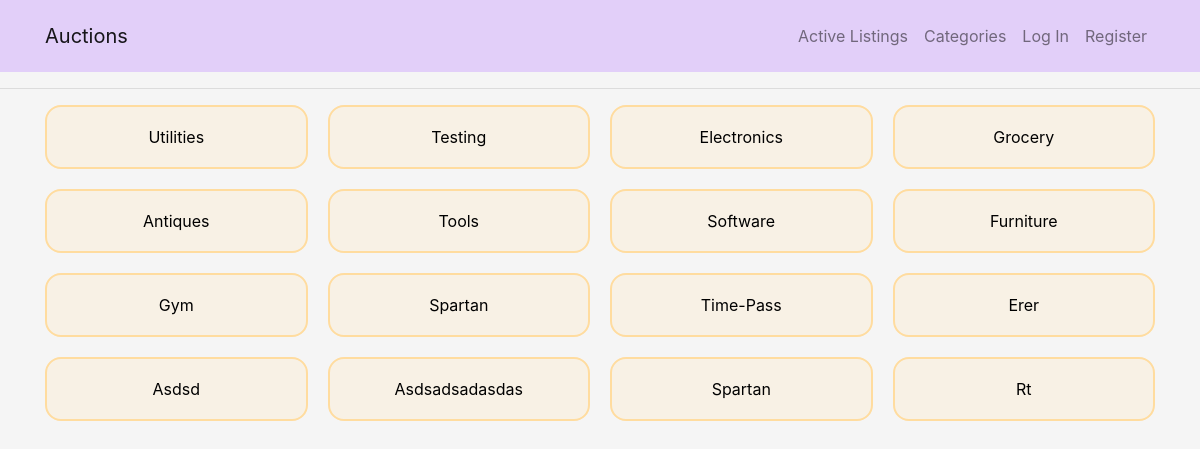
Page /categories on the earlier database version.
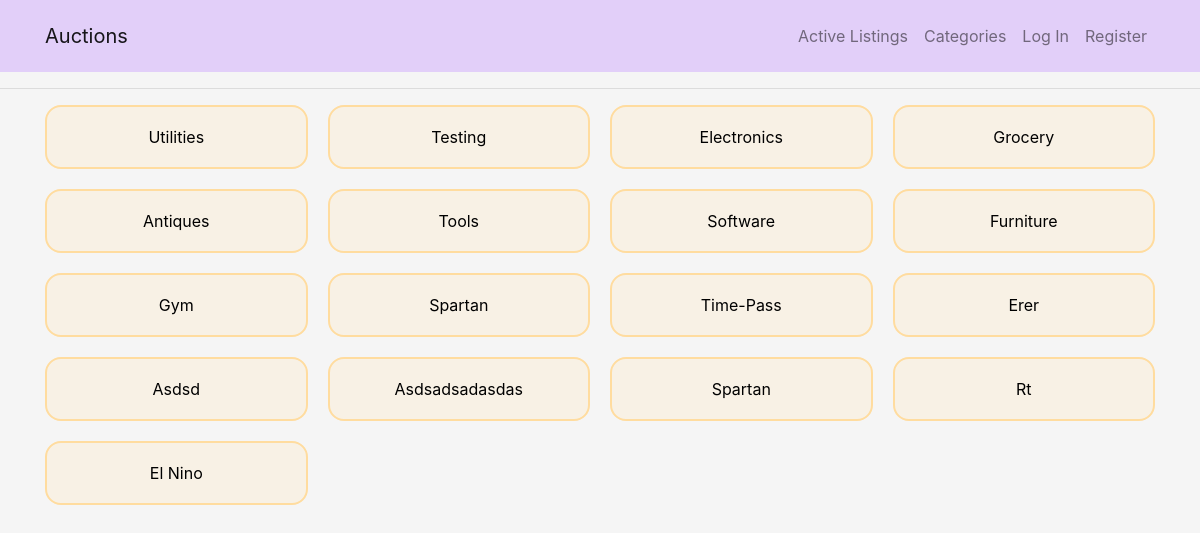
Same page on the later database version.
### auctions/models.py (models this page shows, shortened)
class Category(models.Model):
    name = models.CharField(max_length=32)

### auctions/views.py (the view, shortened to what this page needs)
# urls.py: path("categories", views.categories, name="categories"),
def categories(request):
    return render(request, "auctions/categories.html", {
        'categories': Category.objects.all()
    })

### auctions/templates/auctions/categories.html (shortened to what this page needs)
{% extends 'auctions/layout.html' %}
{% block body %}
<div class="grid-container text-center">
    {% for category in categories %}
    <a href="{% url 'filter' category.name %}">
        <div class="grid-item">
            {{ category.name|title }}
        </div>
    </a>
    {% endfor %}
</div>
{% endblock %}

### auctions/templates/auctions/layout.html (shortened to what this page needs)
{% load static %}
<!DOCTYPE html>
<html lang="en">
<head>
    <link rel="stylesheet" href="https://stackpath.bootstrapcdn.com/bootstrap/4.1.1/css/bootstrap.min.css"
>
    <link href="{% static 'auctions/styles.css' %}" rel="stylesheet">
</head>
<body>
    <nav class="navbar sticky-top navbar-expand-lg py-3 nav__color navbar-light p-3">
        <div class="container">
            <a class="navbar-brand" href="{% url 'all' %}">Auctions</a>
            <div class="collapse navbar-collapse justify-content-between" id="navbarNav">
                <ul class="navbar-nav">
                    <li class="nav-item">
                        <a class="nav-link" href="{% url 'index' %}">
                            Active Listings
                        </a>
                    </li>
                    <li class="nav-item">
                        <a class="nav-link" href="{% url 'categories' %}">
                            Categories
                        </a>
                    </li>
                    {% if user.is_authenticated %}
                    <li class="nav-item">
                        <a class="nav-link" href="{% url 'watch' %}">
                            Watchlist <span class="badge badge-light">{{ user.watchlist.all.count }}</span>
                        </a>
                    </li>
                    <li class="nav-item">
                        <a class="nav-link" href="{% url 'createListing' %}">Create Listing</a>
                    </li>
                    <li class="nav-item">
                        <a class="nav-link" href="#">
                            {% if user.is_authenticated %}
                            Signed in as <strong>{{ user.username }}</strong>.
                            {% else %}
                            Not signed in.
                            {% endif %}
                        </a>
                    </li>
                    <li class="nav-item">
                        <a class="nav-link" href="{% url 'logout' %}">Log Out</a>
                    </li>
                    {% else %}
                    <li class="nav-item">
                        <a class="nav-link" href="{% url 'login' %}">Log In</a>
                    </li>
                    <li class="nav-item">
                        <a class="nav-link" href="{% url 'register' %}">Register</a>
                    </li>
                    {% endif %}
                </ul>
            </div>
        </div>
    </nav>
    <hr>
    <div class="container container-body">
        {% block body %}
        {% endblock %}
    </div>
</body>
</html>

### auctions/static/auctions/styles.css (style rules this page uses)
html, body { height: 100%; width: 100%; background: whitesmoke; }
a, a:hover { text-decoration: none; color: black; }
.grid-container { display: grid; grid-gap: 20px; grid-template-columns: repeat(auto-fit, minmax(250px, 1fr)); }
.grid-item { height: 4rem; background-color: rgba(255, 232, 191, 0.3); border: 2px solid rgb(255, 220, 159); border-radius: 1rem; display: grid; align-content: center; }
.nav__color { background: rgba(193, 145, 255, 0.377); }

Differences in the rows shown:
added Category: name "El Nino"
